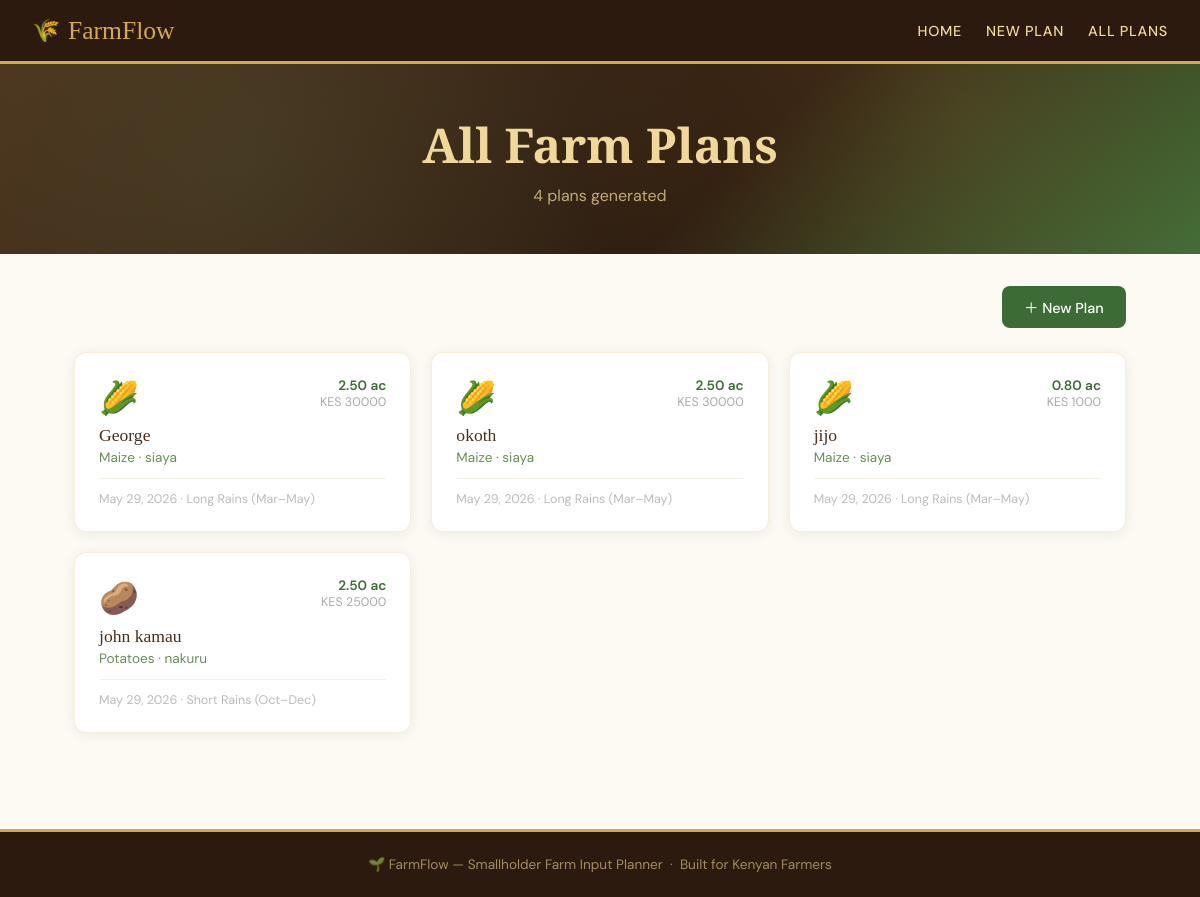
The app's page /plans/ with its own data.
### planner/models.py (models this page shows, shortened)
class FarmPlan(models.Model):
    CROP_CHOICES = [
        ('maize', 'Maize'),
        ('beans', 'Beans'),
        ('tomatoes', 'Tomatoes'),
        ('potatoes', 'Potatoes'),
        ('wheat', 'Wheat'),
        ('sorghum', 'Sorghum'),
        ('cassava', 'Cassava'),
        ('sweet_potato', 'Sweet Potato'),
        ('kale', 'Kale (Sukuma Wiki)'),
        ('cabbage', 'Cabbage'),
    ]
    SOIL_CHOICES = [
        ('loam', 'Loam'),
        ('clay', 'Clay'),
        ('sandy', 'Sandy'),
        ('silty', 'Silty'),
        ('peaty', 'Peaty'),
    ]
    SEASON_CHOICES = [
        ('long_rains', 'Long Rains (Mar–May)'),
        ('short_rains', 'Short Rains (Oct–Dec)'),
        ('dry', 'Dry Season (Irrigation)'),
    ]
    farmer_name = models.CharField(max_length=100)
    location = models.CharField(max_length=100)
    land_size = models.DecimalField(max_digits=6, decimal_places=2)
    crop = models.CharField(max_length=50, choices=CROP_CHOICES)
    soil_type = models.CharField(max_length=50, choices=SOIL_CHOICES)
    season = models.CharField(max_length=50, choices=SEASON_CHOICES)
    budget = models.DecimalField(max_digits=10, decimal_places=2)
    additional_notes = models.TextField(blank=True)
    planting_schedule = models.TextField(blank=True)
    input_requirements = models.TextField(blank=True)
    weather_risks = models.TextField(blank=True)
    purchase_orders = models.TextField(blank=True)
    ai_summary = models.TextField(blank=True)
    created_at = models.DateTimeField(auto_now_add=True)

### planner/views.py (the view)
# urls.py: path('plans/', views.all_plans, name='all_plans'),
def all_plans(request):
    plans = FarmPlan.objects.order_by('-created_at')
    return render(request, 'planner/all_plans.html', {'plans': plans})

### planner/templates/planner/all_plans.html (shortened to what this page needs)
{% extends "planner/base.html" %}
{% block content %}
<div class="page-hero">
  <h1>All Farm Plans</h1>
  <p>{{ plans|length }} plan{{ plans|length|pluralize }} generated</p>
</div>
<div class="container">
  <div style="display:flex;justify-content:flex-end;margin-bottom:1.5rem;">
    <a href="/plan/new/" class="btn btn-primary">＋ New Plan</a>
  </div>
  {% if plans %}
  <div style="display:grid;grid-template-columns:repeat(auto-fill,minmax(300px,1fr));gap:1.25rem;">
    {% for plan in plans %}
    <a href="/plan/{{ plan.pk }}/" style="text-decoration:none;">
      <div class="card" style="cursor:pointer;transition:transform .2s,box-shadow .2s;" onmouseover="this.style.transform='translateY(-3px)';this.style.boxShadow='0 8px 24px rgba(44,26,14,.12)'" onmouseout="this.style.transform='';this.style.boxShadow=''">
        <div style="display:flex;align-items:flex-start;justify-content:space-between;">
          <div>
            <div style="font-size:2rem;margin-bottom:.4rem;">
              {% if plan.crop == 'maize' %}🌽
              {% elif plan.crop == 'tomatoes' %}🍅
              {% elif plan.crop == 'beans' %}🫘
              {% elif plan.crop == 'potatoes' %}🥔
              {% elif plan.crop == 'kale' %}🥬
              {% elif plan.crop == 'cabbage' %}🥦
              {% else %}🌱{% endif %}
            </div>
            <div style="font-family:'Playfair Display',serif;font-size:1.1rem;color:var(--bark);">{{ plan.farmer_name }}</div>
            <div style="font-size:.85rem;color:var(--sage);margin-top:.2rem;">{{ plan.get_crop_display }} · {{ plan.location }}</div>
          </div>
          <div style="text-align:right;">
            <div style="font-size:.85rem;color:var(--leaf);font-weight:600;">{{ plan.land_size }} ac</div>
            <div style="font-size:.78rem;color:#aaa;">KES {{ plan.budget|floatformat:0 }}</div>
          </div>
        </div>
        <div style="margin-top:.75rem;padding-top:.75rem;border-top:1px solid var(--mist);font-size:.78rem;color:#bbb;">
          {{ plan.created_at|date:"M j, Y" }} · {{ plan.get_season_display }}
        </div>
      </div>
    </a>
    {% endfor %}
  </div>
  {% else %}
  <div style="text-align:center;padding:4rem;color:#aaa;">
    <div style="font-size:3rem;margin-bottom:1rem;">🌱</div>
    <p>No plans yet. <a href="/plan/new/" style="color:var(--leaf);">Create your first plan →</a></p>
  </div>
  {% endif %}
</div>
{% endblock %}

### planner/templates/planner/base.html (style rules this page uses)
:root { --soil: #2C1A0E; --bark: #4A2E1A; --clay: #8B4513; --wheat: #D4A853; --straw: #F0D89A; --sage: #6B8C5A; --leaf: #3D6B35; --mist: #F5F0E8; --cream: #FDFAF4; --white: #FFFFFF; --danger: #C0392B; --warn: #E67E22; --ok: #27AE60; }
*, *::before, *::after { box-sizing: border-box; margin: 0; padding: 0; }
body { font-family: 'DM Sans', sans-serif; background: var(--cream); color: var(--soil); min-height: 100vh; }
.page-hero { background: linear-gradient(135deg, var(--bark) 0%, var(--soil) 60%, var(--leaf) 100%); padding: 3rem 2rem; text-align: center; position: relative; overflow: hidden; }
.page-hero::before { content: ''; position: absolute; inset: 0; background-image: radial-gradient(circle at 20% 50%, rgba(107,140,90,.2) 0%, transparent 50%), radial-gradient(circle at 80% 20%, rgba(212,168,83,.15) 0%, transparent 40%); }
.page-hero h1 { font-family: 'Playfair Display', serif; font-size: clamp(1.8rem, 4vw, 3rem); color: var(--straw); position: relative; z-index: 1; }
.page-hero p { color: rgba(240,216,154,.75); margin-top: .5rem; font-size: 1rem; position: relative; z-index: 1; }
.container { max-width: 1100px; margin: 0 auto; padding: 2rem 1.5rem; }
.card { background: var(--white); border-radius: 12px; padding: 1.5rem; box-shadow: 0 2px 12px rgba(44,26,14,.08); border: 1px solid rgba(212,168,83,.2); }
.btn { display: inline-flex; align-items: center; gap: .4rem; padding: .65rem 1.4rem; border: none; border-radius: 8px; font-family: 'DM Sans', sans-serif; font-size: .9rem; font-weight: 500; cursor: pointer; text-decoration: none; transition: all .2s; }
.btn-primary { background: var(--leaf); color: var(--white); }

### records on screen
FarmPlan: farmer_name "George", crop "Maize", location "siaya", land_size "2.50", budget "30000", created_at "May 29, 2026", season "Long Rains (Mar–May)"
FarmPlan: farmer_name "okoth", crop "Maize", location "siaya", land_size "2.50", budget "30000", created_at "May 29, 2026", season "Long Rains (Mar–May)"
FarmPlan: farmer_name "jijo", crop "Maize", location "siaya", land_size "0.80", budget "1000", created_at "May 29, 2026", season "Long Rains (Mar–May)"
FarmPlan: farmer_name "john kamau", crop "Potatoes", location "nakuru", land_size "2.50", budget "25000", created_at "May 29, 2026", season "Short Rains (Oct–Dec)"

### other values on screen
{{ plans|length }} "4"
